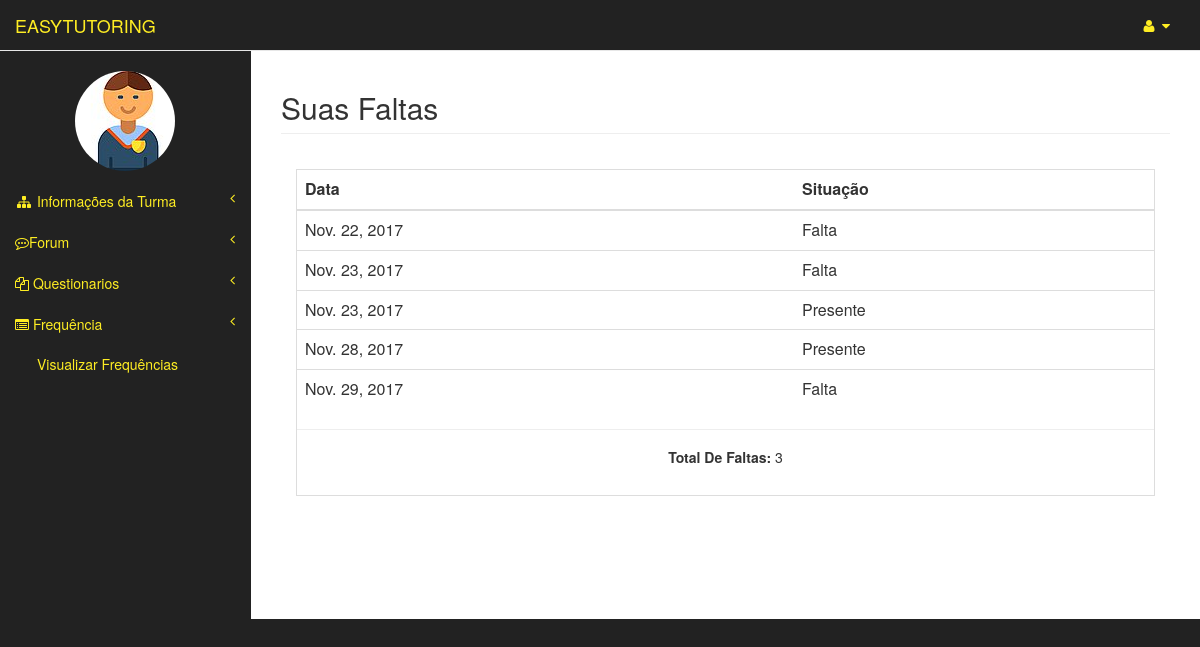
The app's page /faltas/faltaAluno/13/ (signed in), older data.
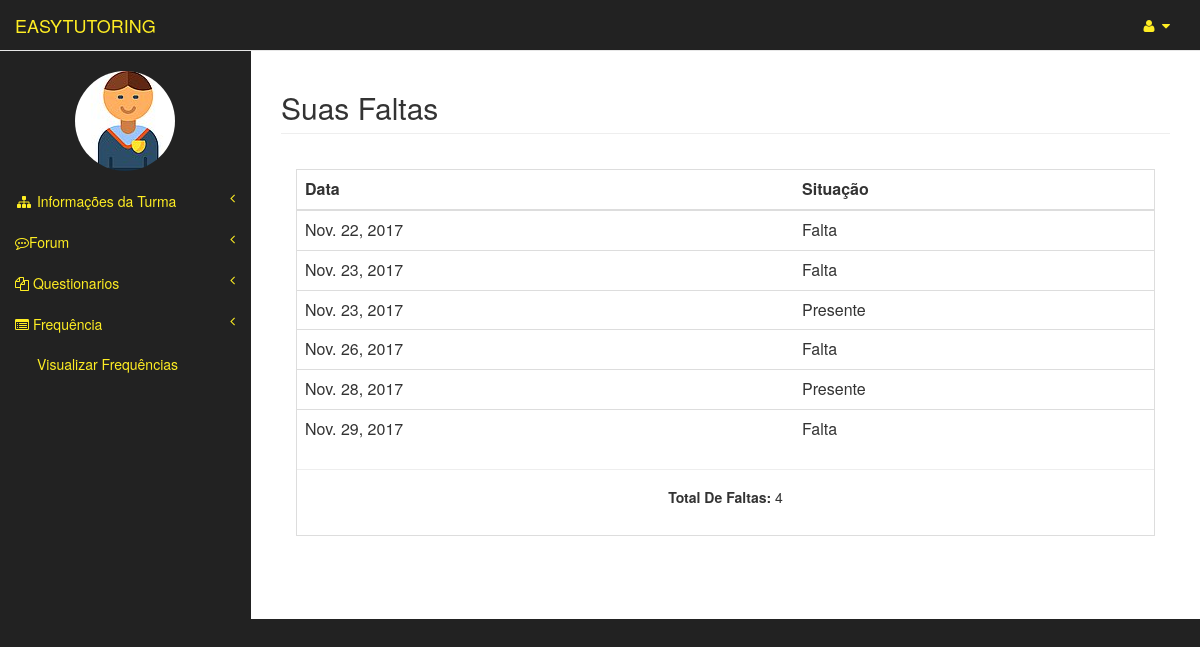
The same page, newer data.
### usuarios/models.py (models this page shows, shortened)
class Usuario(models.Model):
	user = models.OneToOneField(User)
	matricula = models.CharField(max_length=20)
	curso = models.CharField(max_length=3)
	tipo = models.CharField(max_length=8, blank=False,null=True)
	nome_completo = models.CharField(max_length=150)
	img = models.ImageField(upload_to="img/original/", blank=True)
	thumb = ThumbnailerImageField(upload_to="img/thumb/", blank=True,null=True,resize_source=dict(size=(100, 100), sharpen=True))

### faltas/models.py (models this page shows)
class Falta(models.Model):
	turmas = models.ForeignKey(Turma)
	alunos= models.ForeignKey(Aluno)
	date= models.DateField()
	presenca = models.BooleanField(default=False)

### faltas/views.py (the view)
# urls.py: url(r'^faltaAluno/(?P<turma_id>[0-9]+)/$', views.faltaAluno, name='faltaAluno'),
def faltaAluno(request,turma_id):
	user = request.user
	usuario = Usuario.objects.get(user=user)
	turma = Turma.objects.get(pk=turma_id)
	faltas = Falta.objects.filter(turmas=turma,alunos=usuario).order_by('date')
	count_falta = len(Falta.objects.filter(turmas=turma,alunos=usuario,presenca=False))
	context ={'usuario': usuario,
	'turma':turma,
	'faltas': faltas,
	'count_falta':count_falta
	}
	return render(request,'faltas/faltaAluno.html',context=context)

### templates/faltas/faltaAluno.html (shortened to what this page needs)
{% extends "aluno_area/turmaArea.html" %}
{% block pageHeader %}
    <h2 class="page-header">Suas Faltas</h2>
{% endblock pageHeader %}
{% block form %}
      <div class="panel-body">
        <div class="table-responsive table-bordered">
            <table class="table">
                <thead>
                    <tr>
                      <th>Data</th>
                      <th>Situação</th>
                    </tr>
                </thead>
                    {% for falta in faltas  %}
                          <tr>
              <td>{{falta.date}}</td>
            {% if falta.presenca == True %}
              <td>Presente</td>
            {% else %}
              <td>Falta</td>
            {% endif %}
                          </tr>
                    {% endfor %}
                  </table>
                  <hr>
                <center><h5><b>Total De Faltas: </b>{{count_falta}}</h5></center>
                <br>
              </div>
        </div>
    </div>
{% endblock form %}

### templates/aluno_area/turmaArea.html (shortened to what this page needs)
{% extends "templateEasyTutoring.html" %}
{% block principal %}
    <a class="navbar-brand" href="{% url 'aluno_area:index' %}" id="link-color">EASYTUTORING</a>
{% endblock principal %}
{% block barraLateral %}
                <div class="navbar-default sidebar" role="navigation">
                <div class="sidebar-nav navbar-collapse">
                    <ul class="nav" id="side-menu">
                        <br>
                       <center><p><img src="{{ usuario.thumb.url}}" class= "img-circle"/> </p></center>
                        <li class="itens-menu">
                            <a href="#" id="link-color"><i class="fa fa-sitemap fa-fw"></i> Informações da Turma<span class="fa arrow"></span></a>
                        </li>
                        <li class="itens-menu">
                            <a href="#" id="link-color"><i class="fa fa-commenting-o" ></i>Forum<span class="fa arrow"></span></a>
                        </li>
                        <li class="itens-menu">
                            <a href="#" id="link-color"><i class="fa fa-files-o"></i> Questionarios<span class="fa arrow"></span></a>
                        </li>
                        <li class="itens-menu">
                            <a href="#" id="link-color"><i class="fa fa-list-alt"></i> Frequência<span class="fa arrow"></span></a>
                            <ul class="nav nav-second-level">
                                <li  class="itens-menu">
                                    <a href="{% url 'faltas:faltaAluno' turma.id %}" id="link-color">Visualizar Frequências</a>
                                </li>
                            </ul>
                        </li>
                    </ul>
                </div>
            </div>
{% endblock barraLateral %}

### templates/templateEasyTutoring.html (shortened to what this page needs)
<html lang="pt-br">
{% load static  %}
<head>
    <link href="{% static 'templateEasyTutoring/vendor/bootstrap/css/bootstrap.min.css' %}" rel="stylesheet">
    <link href="{% static 'css/tutoring.css' %}" rel="stylesheet">
    <link href="{% static 'templateEasyTutoring/vendor/metisMenu/metisMenu.min.css' %}" rel="stylesheet">
    <link href="{% static 'templateEasyTutoring/dist/css/sb-admin-2.css' %}" rel="stylesheet">
    <link href="{% static 'templateEasyTutoring/vendor/morrisjs/morris.css' %}" rel="stylesheet">
    <link href="{% static 'templateEasyTutoring/vendor/font-awesome/css/font-awesome.min.css' %}" rel="stylesheet" type="text/css">
    <link href="{% static 'css/notify/bootstrap-notify.css' %}" rel="stylesheet" type="text/css">
</head>
<body>
    <div id="wrapper">
        <nav class="navbar navbar-default navbar-static-top" role="navigation" style="margin-bottom: 0">
            <div class="navbar-header">
                {% block principal %}
                {% endblock principal %}
            </div>
            <ul class="nav navbar-top-links navbar-right">
                <li class="dropdown itens-menu"  >
                    <a class="dropdown-toggle" data-toggle="dropdown" href="#" id="link-color">
                        <i class="fa fa-user fa-fw" id="link-color"></i> <i class="fa fa-caret-down"></i>
                    </a>
            </li>
            </ul>
            {% block barraLateral %}
            {% endblock barraLateral %}
        </nav>
        <div id="page-wrapper">
            <div class="row">
                <div class="col-lg-12">
                    {% block pageHeader %}{% endblock pageHeader %}
                </div>
            </div>
            <div class="row">
                <div class="col-lg-12">
                {% block form %}
                {% endblock form %}
                 </div>
            </div>
        </div>
</body>
</html>

### static/css/tutoring.css (style rules this page uses)
#link-color { color: #feed23; }

Row changes from the older to the newer data that the page shows:
added Falta: date "Nov. 26, 2017", presenca "Falta"
Text that changed along with them:
{{ count_falta }}: "3" → "4"
